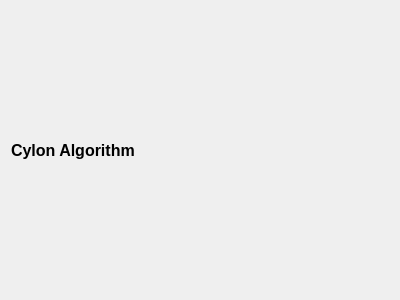
<?xml version="1.0" encoding="UTF-8"?>
<ui version="4.0">
 <class>CylonConfigWidget</class>
 <widget class="QWidget" name="CylonConfigWidget">
  <property name="geometry">
   <rect>
    <x>0</x>
    <y>0</y>
    <width>400</width>
    <height>300</height>
   </rect>
  </property>
  <property name="windowTitle">
   <string>Form</string>
  </property>
  <layout class="QGridLayout" name="gridLayout_2">
   <item row="0" column="0">
    <layout class="QGridLayout" name="gridLayout">
     <item row="0" column="0">
      <widget class="QLabel" name="label">
       <property name="font">
        <font>
         <pointsize>12</pointsize>
         <bold>true</bold>
        </font>
       </property>
       <property name="text">
        <string>Cylon Algorithm</string>
       </property>
      </widget>
     </item>
    </layout>
   </item>
  </layout>
 </widget>
 <resources/>
 <connections/>
</ui>
